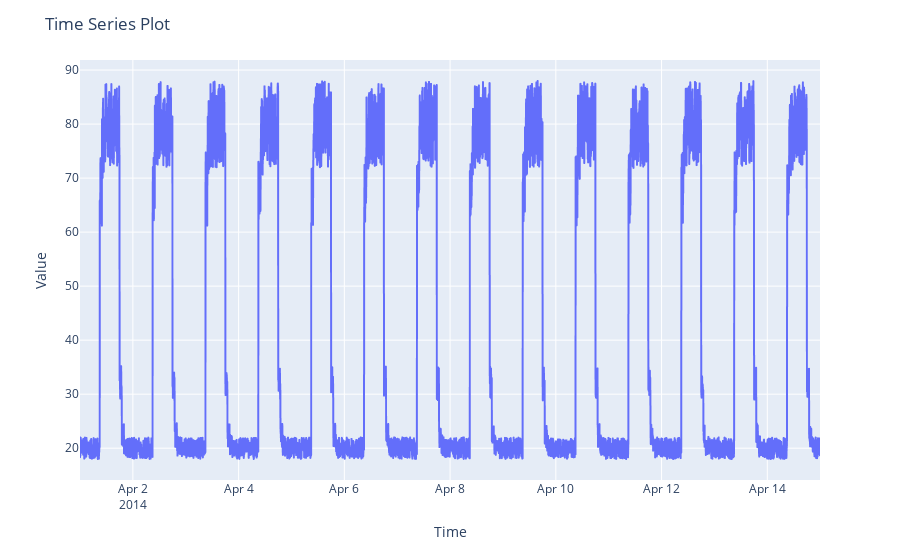

Source (notebook cell):
### Markdown cell above
`df_daily_jumpsup` also contains 4,032 rows of data with 2 columns `timestamp` (the index) and `value`.

### Code cell
ig = px.line(x=df_daily_jumpsup.index,
    y=df_daily_jumpsup.value)

fig.update_xaxes(title_text='Time')
fig.update_yaxes(title_text='Value')

fig.update_layout(title_text="Time Series Plot")

fig.show()

### Figure 1 — Plotly figure (JSON) as saved in the notebook; plotly's stock layout.template omitted (floating-point values rounded to 4 significant figures; data arrays with more than 128 entries replaced by an {"elided": "..."} marker saying what was removed)
{"data": [{"hovertemplate": "x=%{x}<br>y=%{y}<extra></extra>", "legendgroup": "", "line": {"color": "#636efa", "dash": "solid"}, "marker": {"symbol": "circle"}, "mode": "lines", "name": "", "showlegend": false, "type": "scattergl", "x": {"elided": "4032 str values"}, "xaxis": "x", "y": {"elided": "4032 float values"}, "yaxis": "y"}], "layout": {"legend": {"tracegroupgap": 0}, "margin": {"t": 60}, "title": {"text": "Time Series Plot"}, "xaxis": {"anchor": "y", "domain": [0, 1], "title": {"text": "Time"}}, "yaxis": {"anchor": "x", "domain": [0, 1], "title": {"text": "Value"}}}}
